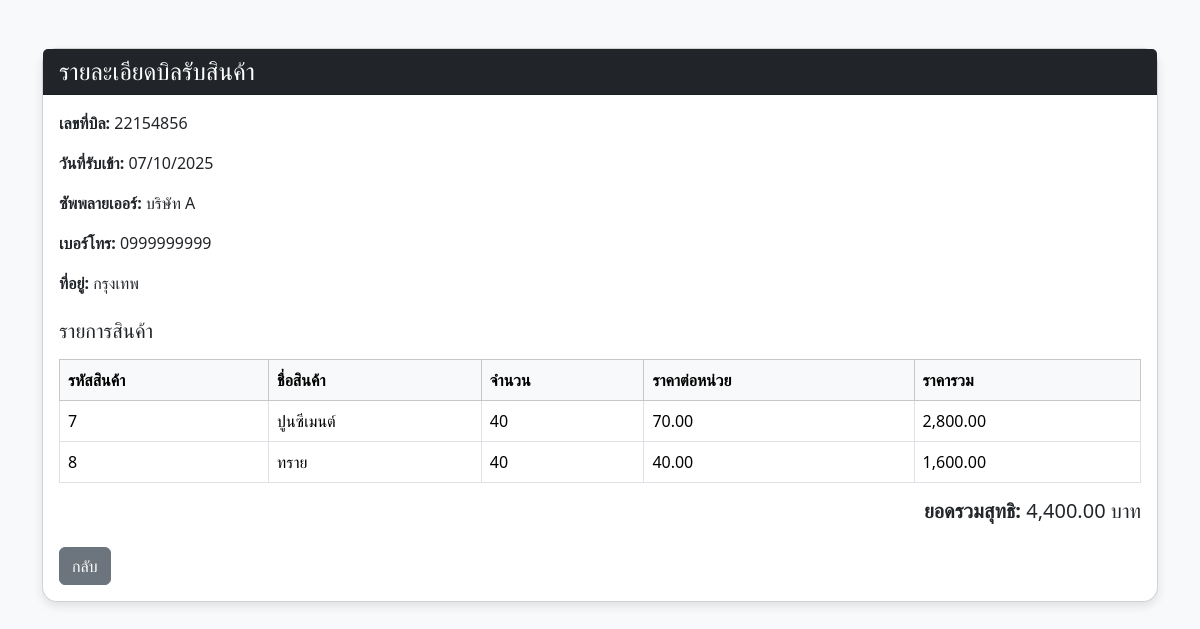
Page /purchase_detail.php?id=11 (signed in) on the committed database.
### tables this page shows
CREATE TABLE `purchases` (
  `purchase_id` int(11) NOT NULL,
  `purchase_number` varchar(50) NOT NULL,
  `user_id` int(11) DEFAULT NULL,
  `supplier_id` int(11) DEFAULT NULL,
  `purchase_date` datetime DEFAULT current_timestamp(),
  `total_amount` decimal(12,2) DEFAULT NULL
);

CREATE TABLE `suppliers` (
  `supplier_id` int(11) NOT NULL,
  `supplier_name` varchar(150) NOT NULL,
  `address` varchar(255) DEFAULT NULL,
  `phone` varchar(50) DEFAULT NULL
);

CREATE TABLE `purchase_details` (
  `purchase_detail_id` int(11) NOT NULL,
  `purchase_id` int(11) DEFAULT NULL,
  `product_id` int(11) DEFAULT NULL,
  `quantity` int(11) NOT NULL,
  `purchase_price` decimal(10,2) NOT NULL
);

CREATE TABLE `products` (
  `product_id` int(11) NOT NULL,
  `product_name` varchar(150) NOT NULL,
  `category_id` int(11) DEFAULT NULL,
  `supplier_id` int(11) DEFAULT NULL,
  `unit` varchar(50) DEFAULT NULL,
  `stock_qty` int(11) NOT NULL DEFAULT 0,
  `selling_price` decimal(10,2) NOT NULL,
  `reorder_level` int(11) DEFAULT 0,
  `image_path` varchar(255) DEFAULT NULL
);

### purchase_detail.php (the view, shortened to what this page needs)
<?php
include 'connection.php';
$purchase_id = $_GET['id'];
$sqlHeader = "SELECT p.purchase_id, p.purchase_number, p.purchase_date,
                      s.supplier_name, s.phone, s.address, p.total_amount
               FROM purchases p
               LEFT JOIN suppliers s ON p.supplier_id = s.supplier_id
               WHERE p.purchase_id = ?";
$stmt = $conn->prepare($sqlHeader);
$stmt->bind_param("i", $purchase_id);
$stmt->execute();
$headerResult = $stmt->get_result();
$purchase = $headerResult->fetch_assoc();
$sqlItems = "SELECT d.product_id, pr.product_name, d.quantity, d.purchase_price,
                    (d.quantity * d.purchase_price) AS total
             FROM purchase_details d
             LEFT JOIN products pr ON d.product_id = pr.product_id
             WHERE d.purchase_id = ?";
$stmt2 = $conn->prepare($sqlItems);
$stmt2->bind_param("i", $purchase_id);
$stmt2->execute();
$itemsResult = $stmt2->get_result();
?>
<!DOCTYPE html>
<html lang="th">
<head>
<link href="https://cdn.jsdelivr.net/npm/bootstrap@5.3.2/dist/css/bootstrap.min.css" rel="stylesheet">
</head>
<body>
<div class="container mt-5 mb-5">
  <div class="card">
    <div class="card-header bg-dark text-white">
      <h4 class="mb-0">รายละเอียดบิลรับสินค้า</h4>
    </div>
    <div class="card-body">
      <?php if ($purchase): ?>
        <div class="mb-3">
          <p><strong>เลขที่บิล:</strong> <?= htmlspecialchars($purchase['purchase_number']) ?></p>
          <p><strong>วันที่รับเข้า:</strong> <?= date("d/m/Y", strtotime($purchase['purchase_date'])) ?></p>
          <p><strong>ซัพพลายเออร์:</strong> <?= htmlspecialchars($purchase['supplier_name']) ?></p>
          <p><strong>เบอร์โทร:</strong> <?= htmlspecialchars($purchase['phone'] ?? '-') ?></p>
          <p><strong>ที่อยู่:</strong> <?= htmlspecialchars($purchase['address'] ?? '-') ?></p>
        </div>
        <h5 class="mt-4"> รายการสินค้า</h5>
        <table class="table table-bordered mt-3">
          <thead class="table-light">
            <tr>
              <th>รหัสสินค้า</th>
              <th>ชื่อสินค้า</th>
              <th>จำนวน</th>
              <th>ราคาต่อหน่วย</th>
              <th>ราคารวม</th>
            </tr>
          </thead>
          <tbody>
            <?php if ($itemsResult->num_rows > 0): ?>
              <?php while ($item = $itemsResult->fetch_assoc()): ?>
                <tr>
                  <td><?= htmlspecialchars($item['product_id']) ?></td>
                  <td><?= htmlspecialchars($item['product_name']) ?></td>
                  <td><?= number_format($item['quantity'], 0) ?></td>
                  <td><?= number_format($item['purchase_price'], 2) ?></td>
                  <td><?= number_format($item['total'], 2) ?></td>
                </tr>
              <?php endwhile; ?>
            <?php else: ?>
              <tr><td colspan="5" class="text-center text-muted">ไม่มีรายการสินค้าในบิลนี้</td></tr>
            <?php endif; ?>
          </tbody>
        </table>
        <div class="text-end mt-3">
          <h5><strong>ยอดรวมสุทธิ:</strong> <?= number_format($purchase['total_amount'], 2) ?> บาท</h5>
        </div>
      <?php else: ?>
        <div class="alert alert-danger">ไม่พบบิลนี้ในระบบ</div>
      <?php endif; ?>
      <div class="mt-4">
        <a href="warehouse_page.php" class="btn btn-secondary">กลับ</a>
      </div>
    </div>
  </div>
</div>
</body>
</html>

### purchase_detail.php (style rules this page uses)
body { background-color: #f8f9fa; }
.card { border-radius: 15px; box-shadow: 0 4px 10px rgba(0,0,0,0.1); }

### rows in the picture
purchases: purchase_number "22154856", purchase_date "07/10/2025", supplier.supplier_name "บริษัท A", supplier.phone "0999999999", supplier.address "กรุงเทพ", total_amount "4,400.00"
purchase_details: product "7", product.product_name "ปูนซีเมนต์", quantity "40", purchase_price "70.00", total "2,800.00"
purchase_details: product "8", product.product_name "ทราย", quantity "40", purchase_price "40.00", total "1,600.00"
